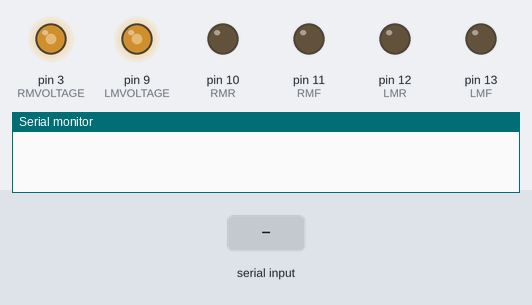
Bench run of a sketch on a simulated Arduino Uno, built with avr-gcc and run on an emulated ATmega328P. On the bench: output pins drawn as LEDs (lit = HIGH), the last lines printed to the serial monitor. The test bench sets the inputs (shaded band).

Above: at 1.2 s.
1.3 s: byte 3 (3) received over Serial
At 1.45 s:
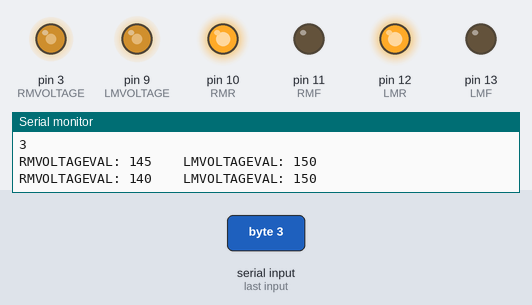
4.3 s: "w" received over Serial
At 5.1 s:
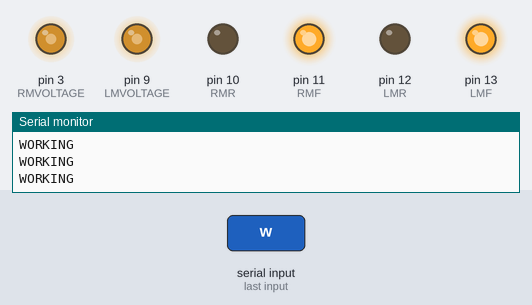
5.8 s: byte 4 (4) received over Serial
At 6.86 s:
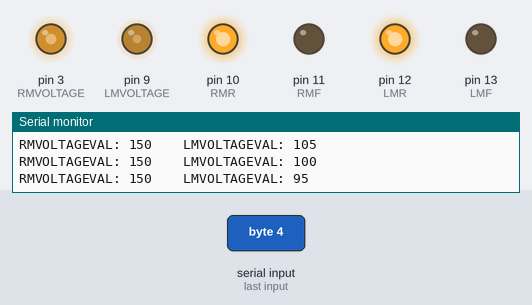
8.8 s: byte 6 (6) received over Serial
At 9.9 s:
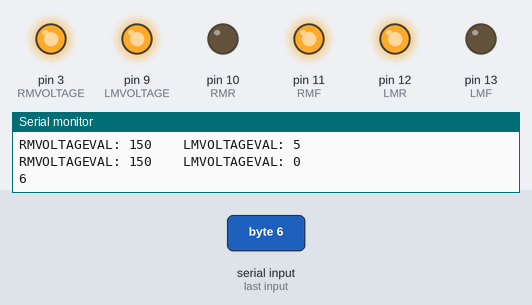
10.3 s: "s" received over Serial
At 11.4 s:
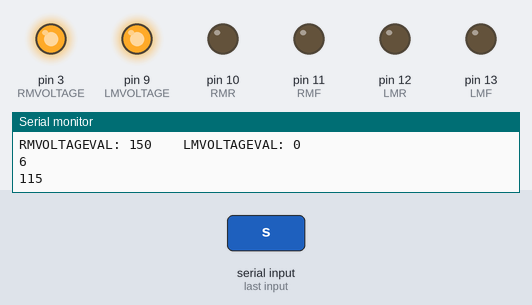
11.8 s: byte 3 (3) received over Serial
At 17.6 s:
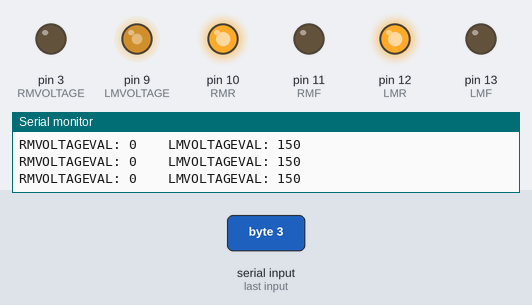
Timing chart, 0 to 18.4 s (numbered marks = the images above; inputs shaded):
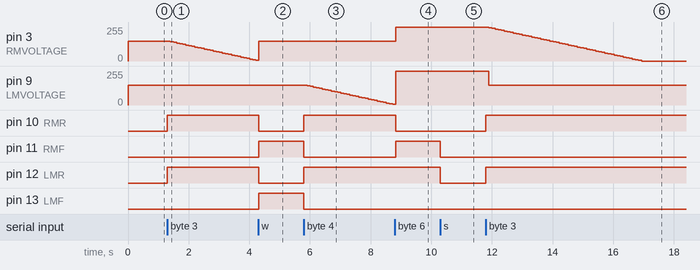

The sketch:

K_rningWIFItest.ino
```cpp
int t;

const int LMVOLTAGE = 9;
const int RMVOLTAGE = 3;
int LMVOLTAGEVAL = 150;
int RMVOLTAGEVAL = 150;

#define LMF 13
#define LMR 12
#define RMF 11
#define RMR 10

void setup() {
  pinMode(13,OUTPUT);   //left motors forward
  pinMode(12,OUTPUT);   //left motors reverse
  pinMode(11,OUTPUT);   //right motors forward
  pinMode(10,OUTPUT);   //right motors reverse
  pinMode(LMVOLTAGE,OUTPUT);   //PWM PIN
  pinMode(RMVOLTAGE,OUTPUT);   //PWM PIN

  Serial.begin(115200);
}

void drive(uint8_t LMFVAL, uint8_t LMRVAL, uint8_t RMFVAL, uint8_t RMRVAL){
  digitalWrite(LMF, LMFVAL);
  digitalWrite(LMR, LMRVAL);
  digitalWrite(RMF, RMFVAL);
  digitalWrite(RMR, RMRVAL);
}


void loop() {

  if(Serial.available() > 0){
    t = Serial.read();
    Serial.println(t);
  }

  if(t == 119){          //move reverse(all motors rotate in forward direction)
    drive(HIGH, LOW, HIGH, LOW);
    LMVOLTAGEVAL = 150;
    RMVOLTAGEVAL = 150;
    Serial.println("WORKING");
  }

  else if(t == 97){    //move forward (all motors rotate in reverse direction)
    drive(LOW, HIGH, LOW, HIGH);
    LMVOLTAGEVAL = 150;
    RMVOLTAGEVAL = 150;
    Serial.println("WORKING");
  }

  else if(t == 3){    //turn right (left side motors rotate in forward direction, right side motors doesn't rotate)
    drive(LOW, HIGH, LOW, HIGH);
    LMVOLTAGEVAL += 5;
    RMVOLTAGEVAL -= 5;
    if (LMVOLTAGEVAL > 150) {
      LMVOLTAGEVAL = 150;
    }
    if (RMVOLTAGEVAL < 0) {
      RMVOLTAGEVAL = 0;
    }
    Serial.print("RMVOLTAGEVAL: ");
    Serial.print(RMVOLTAGEVAL);
    Serial.print("    LMVOLTAGEVAL: ");
    Serial.print(LMVOLTAGEVAL);
    Serial.println();

    delay(100);
  }

  else if(t == 4){    //turn left (right side motors rotate in forward direction, left side motors doesn't rotate)
    drive(LOW, HIGH, LOW, HIGH);
    LMVOLTAGEVAL -= 5;
    RMVOLTAGEVAL += 5;
    if (RMVOLTAGEVAL > 150) {
      RMVOLTAGEVAL = 150;
    }
    if (LMVOLTAGEVAL < 0) {
      LMVOLTAGEVAL = 0;
    }
    Serial.print("RMVOLTAGEVAL: ");
    Serial.print(RMVOLTAGEVAL);
    Serial.print("    LMVOLTAGEVAL: ");
    Serial.print(LMVOLTAGEVAL);
    Serial.println();
    delay(100);
  }

  else if(t == 115){    //STOP (all motors stop)
    digitalWrite(LMF,LOW);
    digitalWrite(LMR,LOW);
    digitalWrite(RMF,LOW);
    digitalWrite(RMR,LOW);
  }
  else if(t == 6){  // SPINNYBOI
    drive(LOW, HIGH, HIGH, LOW);
    RMVOLTAGEVAL = 255;
    LMVOLTAGEVAL = 255;
  }

  analogWrite(LMVOLTAGE, LMVOLTAGEVAL);
  analogWrite(RMVOLTAGE, RMVOLTAGEVAL);
}
```

Measured:
- after the input at 1.3 s, pin 3 (RMVOLTAGE): moves from 150/255 to 5/255 over 2.8 s, starting after 0.10 s; pin 10 (RMR), pin 12 (LMR): LOW → HIGH at once
- after the input at 4.3 s, pin 3 (RMVOLTAGE): 5/255 → 150/255 at once; pin 10 (RMR), pin 12 (LMR): HIGH → LOW at once; pin 11 (RMF), pin 13 (LMF): LOW → HIGH at once
- after the input at 5.8 s, pin 9 (LMVOLTAGE): moves from 150/255 to 5/255 over 2.8 s, starting after 0.10 s; pin 10 (RMR), pin 12 (LMR): LOW → HIGH at once; pin 11 (RMF), pin 13 (LMF): HIGH → LOW at once
- after the input at 8.8 s, pin 3 (RMVOLTAGE): 150/255 → 255/255 at once; pin 9 (LMVOLTAGE): 5/255 → 255/255 at once; pin 10 (RMR): HIGH → LOW at once; pin 11 (RMF): LOW → HIGH at once
- after the input at 10.3 s, pin 11 (RMF), pin 12 (LMR): HIGH → LOW at once
- after the input at 11.8 s, pin 3 (RMVOLTAGE): moves from 255/255 to 0/255 over 5.0 s, starting after 0.10 s; pin 9 (LMVOLTAGE): 255/255 → 150/255 after 0.10 s; pin 10 (RMR), pin 12 (LMR): LOW → HIGH at once
